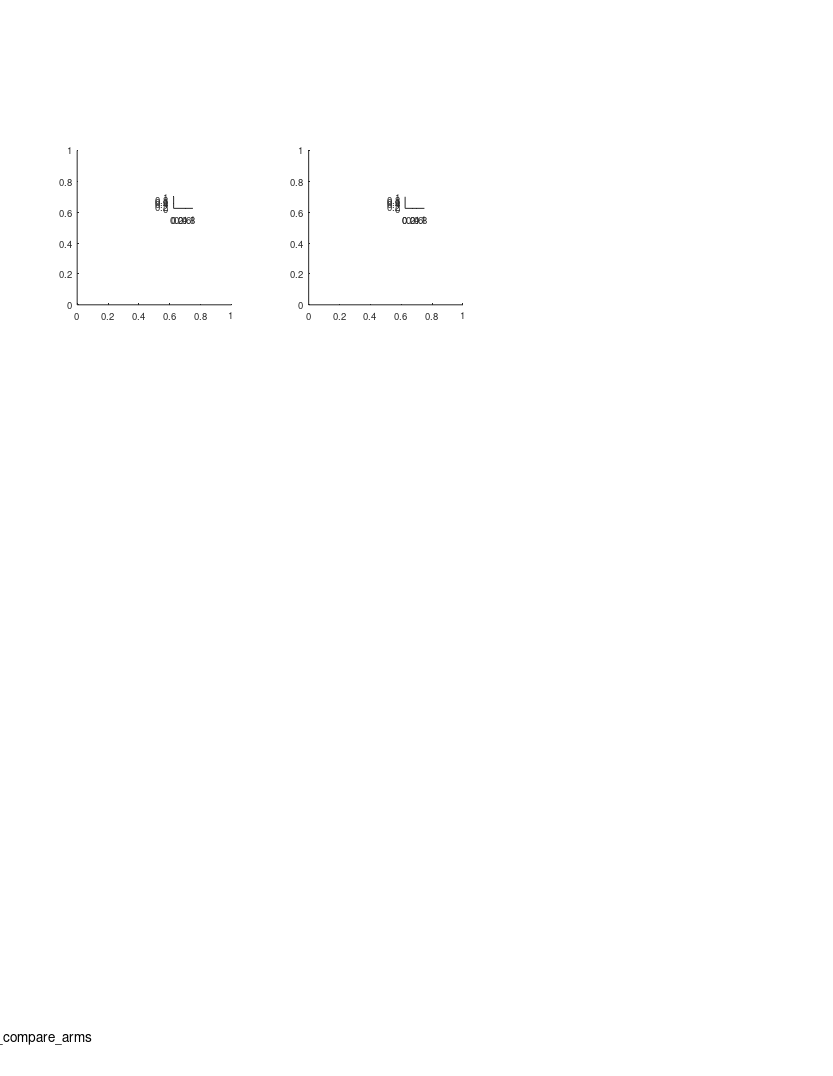

MATLAB code to generate this figure: (Note: this script raises an error after producing the figure.)
%% Large Scale - supp fig - comparing the two arms

%%
clear 
clc

%% define output files
res_dir = 'L:\paper_figures';
mkdir(res_dir)
fig_name_str = 'fig_supp_compare_arms';
fig_caption_str = 'compare firing patterns between the two arms (long vs. short)';
log_name_str = [fig_name_str '_log_file' '.txt'];
log_name_str = strrep(log_name_str , ':', '-');
log_name_str = strrep(log_name_str , ' ', '_');
log_name_out = fullfile(res_dir, log_name_str);

%% open log file
diary off
diary(log_name_out)
diary on
disp('Log file');
disp(['created: ', datestr(clock)]);
disp('======================================================');
disp([fig_name_str ':' fig_caption_str]);
disp('======================================================');
disp('');

%% create figure
% =========================================================================
% figure_size_cm = [21.0 29.7]; % ~A4
figure_size_cm = [21.6 27.9]; % ~US letter
figure ;
% Some WYSIWYG options:
set(gcf,'DefaultAxesFontSize',7);
set(gcf,'DefaultAxesFontName','helvetica');
set(gcf,'DefaultAxesUnits','centimeters');
set(gcf,'PaperType','usletter')
% set(gcf,'PaperType','<custom>');
set(gcf,'PaperUnits','centimeters','PaperPosition',[0 0 figure_size_cm]);
set(gcf,'PaperOrientation','portrait');
set(gcf,'Units','centimeters','Position',get(gcf,'paperPosition')+[0 0 0 0]); % position on screen...
set(gcf, 'Renderer', 'painters');
annotation('textbox', [0.5 1 0 0], 'String',fig_name_str, 'HorizontalAlignment','center','Interpreter','none');
pause(0.2); % workaround to solve matlab automatically changing the axes positions...

% create panels
panels_size = [4 4];
panel_A(1) = axes('position', [ 2 20 panels_size]);
panel_A(2) = axes('position', [ 8 20 panels_size]);
panel_A_legend(1) = axes('position', [ 4.5 22.5 0.5 0.3]);
panel_A_legend(2) = axes('position', [10.5 22.5 0.5 0.3]);

%% load population data
% =========================================================================
prm = PARAMS_GetAll();
cells_t = DS_get_cells_summary();
bats = [79,148,34,9861,2289];
cells_t(~ismember(cells_t.bat, bats ),:) = [];
cells = cellfun(@(c)(cell_load_data(c,'details')), cells_t.cell_ID, 'UniformOutput',0);
cells = [cells{:}];
cells = [cells.details];
cells(~contains({cells.brain_area}, 'CA1')) = [];
cells(~ismember([cells.ClusterQuality], [2])) = [];
cells = cellfun(@(c)(cell_load_data(c,'details','stats')), {cells.cell_ID}, 'UniformOutput',0);
cells = [cells{:}];
cells_details = [cells.details];
cells_ID = {cells_details.cell_ID};
stats = [cells.stats];
stats = [stats.all];
cells_ID([stats.meanFR_all]>prm.inclusion.interneuron_FR_thr)=[];
clear cells stats cells_details cells_t
cells = cellfun(@(c)(cell_load_data(c,'details','stats','meanFR','stats','inclusion','signif','fields','FR_map','Ipos')), cells_ID, 'UniformOutput',0);
cells = [cells{:}];
whos cells

%% load LM data
exp_ID = 'b2289_d180615';
exp = exp_load_data(exp_ID,'LM');
LM = exp.LM;
% LM( contains({LM.name},{'ball','enter'}) ) = [];
turn_point_LM = LM( contains({LM.name},{'turn-point'}) );

%% panel A - compare fields size between short/long arms
% arrange data
fields_size = builtin('cell',length(cells),2);
for ii_dir = 1:2
    for ii_cell = 1:length(cells)
        cell = cells(ii_cell);
        if ~cell.signif(ii_dir).TF % check signif per direction
            continue;
        end
        fields = cell.fields{ii_dir};
        fields([fields.in_low_speed_area]) = []; % remove fields in low speed area
        pos = [fields.loc];
        width = [fields.width_prc];
        pos_thr = turn_point_LM.pos_proj;
        IX1 = pos <  pos_thr;
        IX2 = pos >= pos_thr;
        fields_size{ii_cell,ii_dir,1} = width(IX1);
        fields_size{ii_cell,ii_dir,2} = width(IX2);
    end
end
nFields = cellfun(@length, fields_size);
nFields(nFields==0) = nan;

% plot
% figure
axes(panel_A(1));
cla
hold on
text(-0.1,1.1, 'A', 'Units','normalized','FontWeight','bold');
for ii_dir = 1:2
    axes(panel_A(ii_dir));
%     subplot(1,2,ii_dir)
    cla
    hold on
    
    x1 = [fields_size{:,ii_dir,1}];
    x2 = [fields_size{:,ii_dir,2}];
    
    c = prm.graphics.colors.flight_directions{ii_dir};
    nBins = 15;
    h1 = histogram( x1 );
    h1.NumBins = nBins;
    h1.Normalization = 'pdf';
    h1.DisplayStyle = 'stairs';
    h1.EdgeColor = c;
    h1.LineWidth = 2; % long arm
    h2 = histogram( x2 );
    h2.NumBins = nBins;
    h2.Normalization = 'pdf';
    h2.DisplayStyle = 'stairs';
    h2.EdgeColor = c;
    h2.LineWidth = 1; % short arm
    [H,P_KS,KSSTAT] = kstest2(x1,x2);
    text(1,1,sprintf('P_{KS}=%.2f',P_KS),'Units','normalized','HorizontalAlignment','right','VerticalAlignment','top','FontSize',7);
    P_ranksum = ranksum(x1,x2);
%     text(1,0.9,sprintf('P_{Wilc}=%.2f',P_ranksum),'Units','normalized','HorizontalAlignment','right','VerticalAlignment','top','FontSize',7);
    ha=gca;
    ha.YScale = 'log';
%     title("dir "+ii_dir);
    xlabel('Field size (m)');
    ylabel('Probability');
end

%% add direction arrows
arrow_vec = 0.025*[-1 1];
arrow_y = 0.915*[1 1];
clear h
h(1)=annotation('arrow',      arrow_vec +0.18, arrow_y, 'Color', prm.graphics.colors.flight_directions{1});
h(2)=annotation('arrow', flip(arrow_vec)+0.46, arrow_y, 'Color', prm.graphics.colors.flight_directions{2});
[h.HeadWidth] = disperse([5 5]);
[h.HeadLength] = disperse([5 5]);

%% legend for long/short arms
for ii_dir = 1:2
    axes(panel_A_legend(ii_dir));
    cla
    hold on
    plot([1 2], [2 2], 'Color', prm.graphics.colors.flight_directions{ii_dir}, 'LineWidth', 2); % long arm
    plot([1 2], [1 1], 'Color', prm.graphics.colors.flight_directions{ii_dir}, 'LineWidth', 1); % shorty arm
    xlim([0.5 2.5])
    text(2.5, 1, 'Short arm', 'HorizontalAlignment','left','VerticalAlignment','middle','FontSize',7);
    text(2.5, 2, 'Long arm',  'HorizontalAlignment','left','VerticalAlignment','middle','FontSize',7);
    set(gca,'visible','off');
end

%% print/save the figure
fig_name_out = fullfile(res_dir, fig_name_str);
print(gcf, fig_name_out, '-dpdf', '-cmyk', '-painters');
% print(gcf, fig_name_out, '-dtiff', '-cmyk', '-painters');
% saveas(gcf , fig_name_out, 'fig');
disp('figure was successfully saved to pdf/tiff/fig formats');








